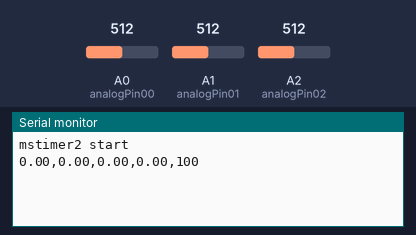
Recording of a sketch running on a simulated Arduino Uno, built with avr-gcc and run on an emulated ATmega328P. Parts: the last lines printed to the serial monitor. The inputs (shaded band) are chosen by the test bench; at power-on: A0 (analogPin00) = 512, A1 (analogPin01) = 512, A2 (analogPin02) = 512. No radio packets arrive unless stated.

Above: at 1.2 s.
1.3 s: A0 (analogPin00) set to 716
At 2.6 s:
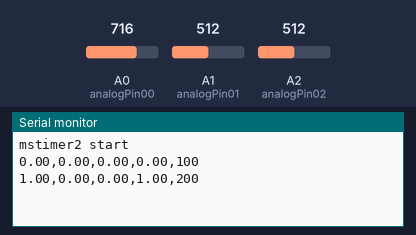
2.8 s: A1 (analogPin01) set to 716
At 3.8 s:
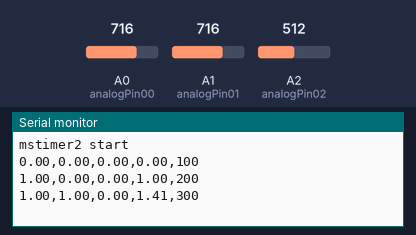
4.3 s: A2 (analogPin02) set to 716
At 5.6 s:
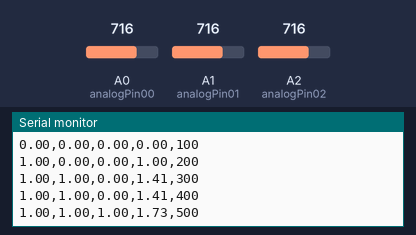
5.8 s: A0 (analogPin00) set to 900
At 6.5 s:
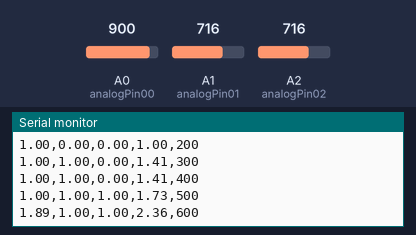
7.3 s: A1 (analogPin01) set to 900
At 10.2 s:
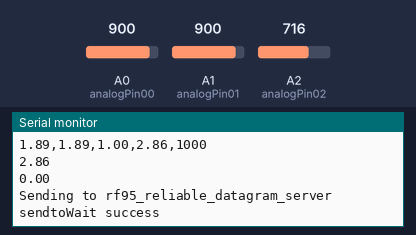
10.3 s: A2 (analogPin02) set to 900
At 11.9 s:
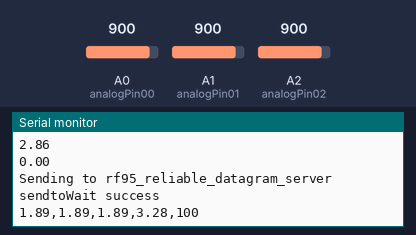
Timing chart, 0 to 12.8 s (numbered marks = the images above; inputs shaded):
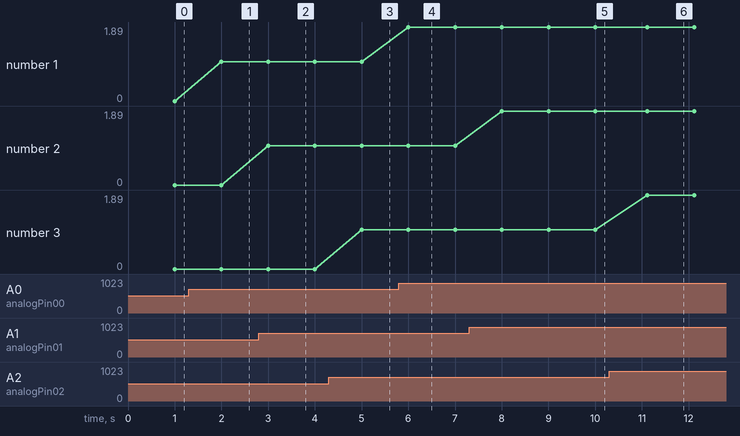

Measured:
- after the input at 1.3 s, the serial monitor: prints a new line after 0.70 s (image 1)
- after the input at 2.8 s, the serial monitor: prints a new line after 0.20 s (image 2)
- after the input at 4.3 s, the serial monitor: prints a new line after 0.70 s (image 3)
- after the input at 5.8 s, the serial monitor: prints a new line after 0.20 s (image 4)
- after the input at 7.3 s, the serial monitor: prints a new line after 0.70 s (image 5)
- after the input at 10.3 s, the serial monitor: prints a new line after 0.82 s (image 6)
- plotted number 1: 0 → 1 after the input at 1.3 s, 1 → 1.89 after the input at 5.8 s

The sketch:

LoRaClient.ino
```cpp
#include <RHReliableDatagram.h>
#include <RH_RF95.h>
#include <MsTimer2.h>
#include <stdio.h>

#define CLIENT_ADDRESS 1
#define SERVER_ADDRESS 2

// Singleton instance of the radio driver
RH_RF95 driver;

// Class to manage message delivery and receipt, using the driver declared above
RHReliableDatagram manager(driver, CLIENT_ADDRESS);

// transmitter and receiver centre frequency
const float frequency = 923.6;
// transmitter power level in dBm (+5 to + 23)
const uint8_t tPower = 13;
// sf
const int8_t sf = 7;

// send data
char data[30];
char cMaxAcc[10];
char cMinAcc[10];

// Analog Pin
const int analogPin00 = A0;
const int analogPin01 = A1;
const int analogPin02 = A2;

// variable for sensor
double xAxis = 0;
double yAxis = 0;
double zAxis = 0;
double comAcc = 0;

// Interval of timer interrupt (ms)
const uint8_t interval = 10;

// variable for Counter
volatile int count = 0;
uint64_t maxCount = 1000;

// store accleration
volatile double maxAcc = 0;
volatile double minAcc = 0;
volatile double sumAcc = 0;
volatile double aveAcc = 0;

double toAccele(double accele) {
    return ((accele * 3.3/1024) - 1.65) / 0.66;
}

void timerInterrupt() {
    // allow interrupt
    interrupts();

    // read sensor value
    xAxis = toAccele(analogRead(analogPin00));
    yAxis = toAccele(analogRead(analogPin01));
    zAxis = toAccele(analogRead(analogPin02));

    // calc combined accleration
    comAcc = sqrt(xAxis*xAxis + yAxis*yAxis + zAxis*zAxis);

    // check max, min
    if(count == 0){
      maxAcc = comAcc;
      minAcc = comAcc;
    }
    if(comAcc > maxAcc) {
        maxAcc = comAcc;
    }

    if(comAcc < minAcc) {
        minAcc = comAcc;
    }

    // update counter
    count += 1;
    if(count%100 == 0) {
      Serial.print(xAxis);
      Serial.print(",");
      Serial.print(yAxis);
      Serial.print(",");
      Serial.print(zAxis);
      Serial.print(",");
      Serial.print(comAcc);
      Serial.print(",");
      Serial.println(count);
    }

}

void setup() {
    Serial.begin(9600);
    //while (!Serial) ; // Wait for serial port to be available
    if (!manager.init())
        Serial.println("init failed");
    // Defaults after init are 434.0MHz, 13dBm, Bw = 125 kHz, Cr = 4/5, Sf = 128chips/symbol, CRC on

    // Setup frequency
    driver.setFrequency(frequency);
    // Setup Power,dBm
    driver.setTxPower(tPower, false);


    // setting msTimer2
    MsTimer2::set(interval, timerInterrupt);
    MsTimer2::start();
    Serial.println("mstimer2 start");
}


void loop() {

    if( count >= maxCount) {
        MsTimer2::stop();
        dtostrf(maxAcc, -7, 6, cMaxAcc);
        dtostrf(minAcc, -7, 6, cMinAcc);
        sprintf(data, "%s,%s", cMaxAcc, cMinAcc);
        Serial.println(maxAcc);
        Serial.println(minAcc);

        // Send a message to manager_server
        Serial.println("Sending to rf95_reliable_datagram_server");
        if (manager.sendtoWait(data, sizeof(data), SERVER_ADDRESS)) {
            Serial.println("sendtoWait success");
        } else {
            Serial.println("sendtoWait failed");
        }

        count = 0;
        maxAcc = 0;
        minAcc = 0;
        MsTimer2::start();
    }

}
```
